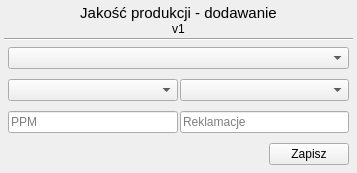
<?xml version="1.0" encoding="UTF-8"?>
<ui version="4.0">
 <class>Form</class>
 <widget class="QWidget" name="Form">
  <property name="geometry">
   <rect>
    <x>0</x>
    <y>0</y>
    <width>357</width>
    <height>167</height>
   </rect>
  </property>
  <property name="windowTitle">
   <string>Form</string>
  </property>
  <layout class="QGridLayout" name="gridLayout">
   <property name="leftMargin">
    <number>0</number>
   </property>
   <property name="topMargin">
    <number>0</number>
   </property>
   <property name="rightMargin">
    <number>0</number>
   </property>
   <property name="bottomMargin">
    <number>0</number>
   </property>
   <property name="spacing">
    <number>0</number>
   </property>
   <item row="0" column="0">
    <widget class="QWidget" name="widget" native="true">
     <layout class="QVBoxLayout" name="verticalLayout">
      <property name="spacing">
       <number>2</number>
      </property>
      <property name="leftMargin">
       <number>4</number>
      </property>
      <property name="topMargin">
       <number>4</number>
      </property>
      <property name="rightMargin">
       <number>4</number>
      </property>
      <property name="bottomMargin">
       <number>4</number>
      </property>
      <item>
       <widget class="QWidget" name="widget_2" native="true">
        <layout class="QVBoxLayout" name="verticalLayout_2">
         <property name="spacing">
          <number>0</number>
         </property>
         <property name="leftMargin">
          <number>0</number>
         </property>
         <property name="topMargin">
          <number>0</number>
         </property>
         <property name="rightMargin">
          <number>0</number>
         </property>
         <property name="bottomMargin">
          <number>0</number>
         </property>
         <item>
          <widget class="QLabel" name="label">
           <property name="font">
            <font>
             <pointsize>11</pointsize>
            </font>
           </property>
           <property name="text">
            <string>Jakość produkcji - dodawanie</string>
           </property>
           <property name="alignment">
            <set>Qt::AlignCenter</set>
           </property>
          </widget>
         </item>
         <item>
          <widget class="QLabel" name="label_2">
           <property name="text">
            <string>v1</string>
           </property>
           <property name="alignment">
            <set>Qt::AlignCenter</set>
           </property>
          </widget>
         </item>
        </layout>
       </widget>
      </item>
      <item>
       <widget class="Line" name="line">
        <property name="orientation">
         <enum>Qt::Horizontal</enum>
        </property>
       </widget>
      </item>
      <item>
       <widget class="QWidget" name="widget_3" native="true">
        <layout class="QHBoxLayout" name="horizontalLayout_2">
         <property name="spacing">
          <number>2</number>
         </property>
         <property name="leftMargin">
          <number>4</number>
         </property>
         <property name="topMargin">
          <number>4</number>
         </property>
         <property name="rightMargin">
          <number>4</number>
         </property>
         <property name="bottomMargin">
          <number>4</number>
         </property>
         <item>
          <widget class="QComboBox" name="combo_ranga"/>
         </item>
        </layout>
       </widget>
      </item>
      <item>
       <widget class="QWidget" name="widget_5" native="true">
        <layout class="QHBoxLayout" name="horizontalLayout_3">
         <property name="spacing">
          <number>2</number>
         </property>
         <property name="leftMargin">
          <number>4</number>
         </property>
         <property name="topMargin">
          <number>4</number>
         </property>
         <property name="rightMargin">
          <number>4</number>
         </property>
         <property name="bottomMargin">
          <number>4</number>
         </property>
         <item>
          <widget class="QComboBox" name="combo_gniazda"/>
         </item>
         <item>
          <widget class="QComboBox" name="combo_lokalizacje"/>
         </item>
        </layout>
       </widget>
      </item>
      <item>
       <widget class="QWidget" name="widget_6" native="true">
        <layout class="QHBoxLayout" name="horizontalLayout">
         <property name="spacing">
          <number>2</number>
         </property>
         <property name="leftMargin">
          <number>4</number>
         </property>
         <property name="topMargin">
          <number>4</number>
         </property>
         <property name="rightMargin">
          <number>4</number>
         </property>
         <property name="bottomMargin">
          <number>4</number>
         </property>
         <item>
          <widget class="QLineEdit" name="text_ppm">
           <property name="placeholderText">
            <string>PPM</string>
           </property>
          </widget>
         </item>
         <item>
          <widget class="QLineEdit" name="text_reklamacje">
           <property name="placeholderText">
            <string>Reklamacje</string>
           </property>
          </widget>
         </item>
        </layout>
       </widget>
      </item>
      <item>
       <widget class="QWidget" name="widget_4" native="true">
        <layout class="QHBoxLayout" name="horizontalLayout_6">
         <property name="spacing">
          <number>2</number>
         </property>
         <property name="leftMargin">
          <number>4</number>
         </property>
         <property name="topMargin">
          <number>4</number>
         </property>
         <property name="rightMargin">
          <number>4</number>
         </property>
         <property name="bottomMargin">
          <number>4</number>
         </property>
         <item>
          <spacer name="horizontalSpacer">
           <property name="orientation">
            <enum>Qt::Horizontal</enum>
           </property>
           <property name="sizeHint" stdset="0">
            <size>
             <width>139</width>
             <height>20</height>
            </size>
           </property>
          </spacer>
         </item>
         <item>
          <widget class="QPushButton" name="btn_zapisz">
           <property name="text">
            <string>Zapisz</string>
           </property>
          </widget>
         </item>
        </layout>
       </widget>
      </item>
     </layout>
    </widget>
   </item>
  </layout>
 </widget>
 <resources/>
 <connections/>
</ui>
